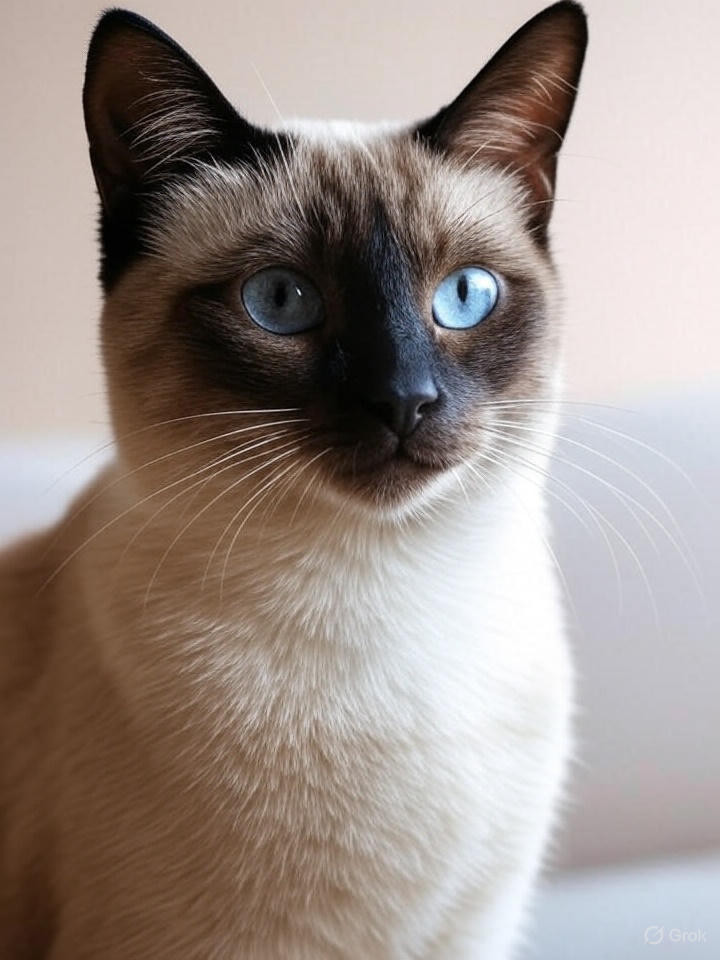
#> input picture Image Transformation/assets/image1.jpeg, 720 x 960 px, found by its file name
$ jupyter execute Filter.ipynb
#> lines starting #> are read from the running program, lines starting #| are printed output that depends on the picture; after the words box and inside, x2 and y2 are one past the last pixel; in counts of white or black regions, pixels touching at a corner belong together
# Noise Filtering in Images

Real-world images often suffer from different types of noise.
Blurring (smoothing) techniques can help to remove noise while trying to preserve important details like edges.

We will look at three common noise types:
1. Salt & Pepper Noise
2. Gaussian Noise
3. Speckle Noise

For each, we will generate noisy images and apply the most effective filter.

[cell 1]
import cv2
import numpy as np
import matplotlib.pyplot as plt

# Helper function to show two images side by side
def show_compare(title1, img1, title2, img2):
    plt.figure(figsize=(10,5))
    plt.subplot(1,2,1)
    plt.imshow(cv2.cvtColor(img1, cv2.COLOR_BGR2RGB))
    plt.title(title1)
    plt.axis("off")

    plt.subplot(1,2,2)
    plt.imshow(cv2.cvtColor(img2, cv2.COLOR_BGR2RGB))
    plt.title(title2)
    plt.axis("off")
    plt.show()

# Load base image
image = cv2.imread("assets/Image1.jpeg")
#> image is the input picture: shape (960, 720, 3); mean B, G, R 138.4, 144.1, 155.9

## 🔹 1. Salt & Pepper Noise + Median Filter

**Salt & Pepper Noise**:
- Appears as random **white and black pixels** scattered in the image.
- Common in transmission errors and low-quality image sensors.

**Best Filter**:
- **Median Blur**: replaces each pixel with the median of surrounding pixels.
- Works well because the median ignores extreme black/white pixel outliers.

[cell 2]
# Add Salt & Pepper noise
noisy_sp = image.copy()
row, col, _ = noisy_sp.shape
#> row = 960; col = 720
num_noise = 5000
for i in range(num_noise):
    y = np.random.randint(0, row)
    x = np.random.randint(0, col)
    noisy_sp[y, x] = [0,0,0] if np.random.randint(2) == 0 else [255,255,255]
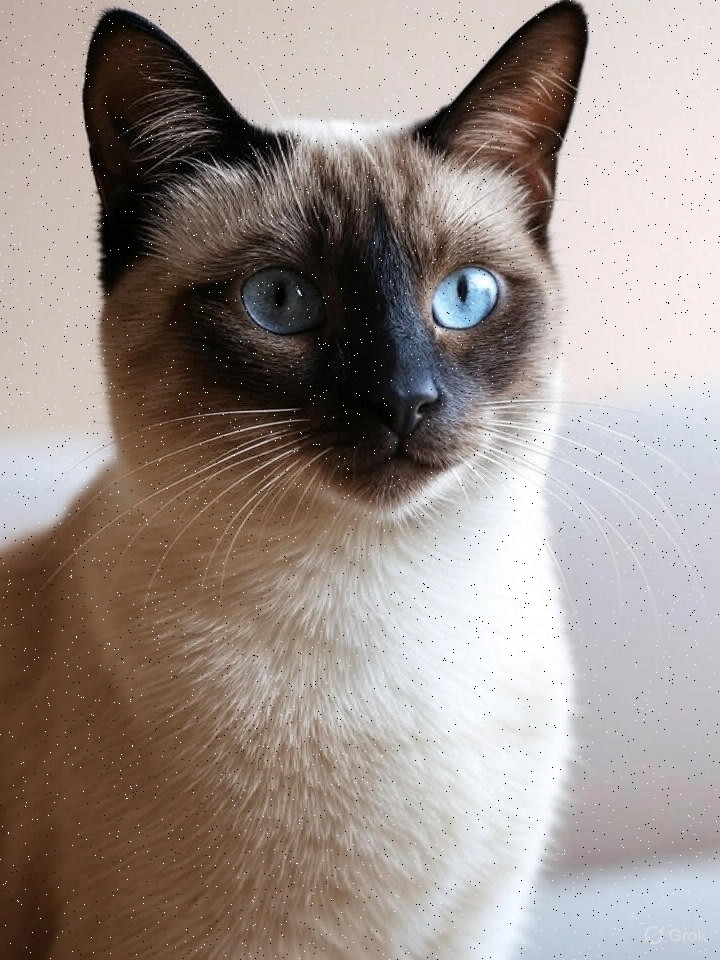
#> noisy_sp: shape (960, 720, 3); 0.72% of pixels changed, all inside (x1, y1, x2, y2) = (0, 0, 720, 960)

# Apply Median Blur
denoised_sp = cv2.medianBlur(noisy_sp, 5)

# Compare
show_compare("Salt & Pepper Noise", noisy_sp, "Median Filter", denoised_sp)
#> in show_compare, `plt.show()`:
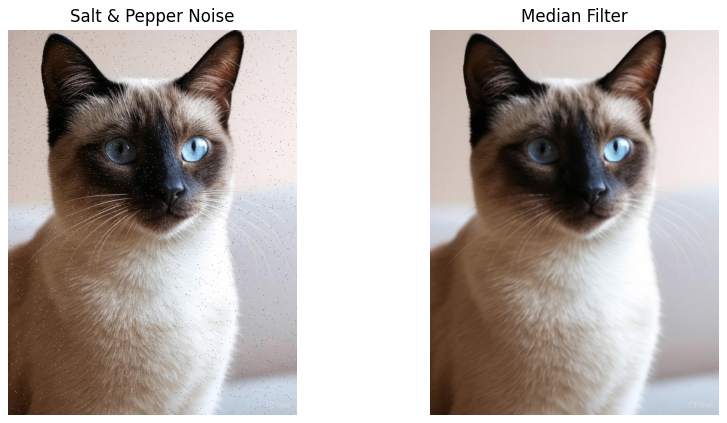
#> figure drawn by matplotlib, 2 panels

## 🔹 2. Gaussian Noise + Gaussian Filter

**Gaussian Noise**
- Appears as **grainy variations** across the image.
- Common in low light conditions and sensor heating.

**Best Filter → Gaussian Blur**
- Smooths out pixel intensity variations using a Gaussian kernel.
- Produces natural-looking denoising results.

[cell 3]
# Add Gaussian noise
gaussian_noise = np.random.normal(0, 25, image.shape).astype(np.int16)
noisy_gaussian = image.astype(np.int16) + gaussian_noise
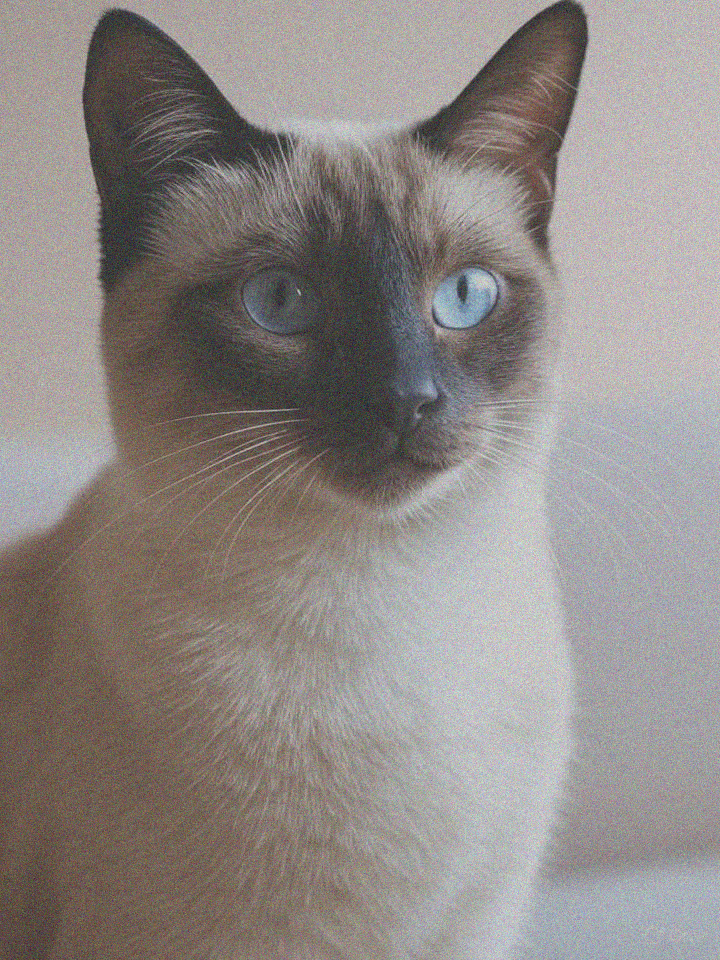
#> noisy_gaussian: shape (960, 720, 3) int16; mean B, G, R 138.5, 144.2, 156; drawn with min black and max white
noisy_gaussian = np.clip(noisy_gaussian, 0, 255).astype(np.uint8)

# Apply Gaussian Blur
denoised_gaussian = cv2.GaussianBlur(noisy_gaussian, (7,7), 0)

# Compare
show_compare("Gaussian Noise", noisy_gaussian, "Gaussian Filter", denoised_gaussian)

## 🔹 3. Speckle Noise + Bilateral Filter

**Speckle Noise**
- Appears as **random multiplicative spots** on the image.
- Common in radar, sonar, and ultrasound images.

**Best Filter → Bilateral Filter**
- Reduces noise while **preserving edges**.
- Unlike Gaussian/Median blur, it maintains sharp boundaries.

[cell 4]
# Add Speckle noise (multiplicative)
speckle = np.random.randn(*image.shape) * 0.2  # noise strength
noisy_speckle = image + image * speckle
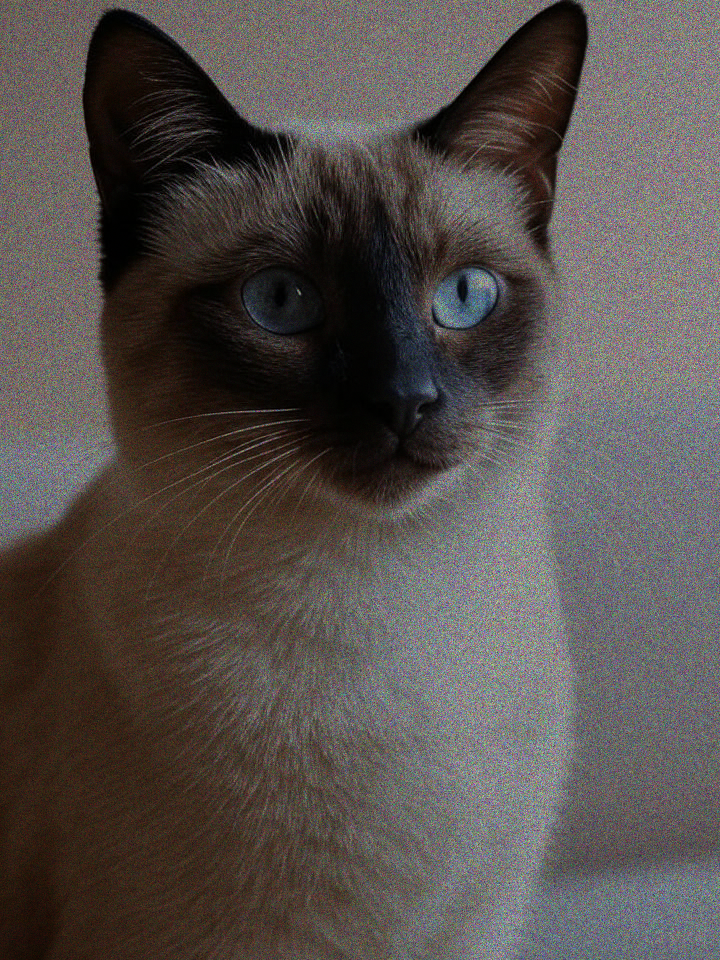
#> noisy_speckle: shape (960, 720, 3) float64; mean B, G, R 138.4, 144.1, 155.9; drawn with min black and max white
noisy_speckle = np.clip(noisy_speckle, 0, 255).astype(np.uint8)
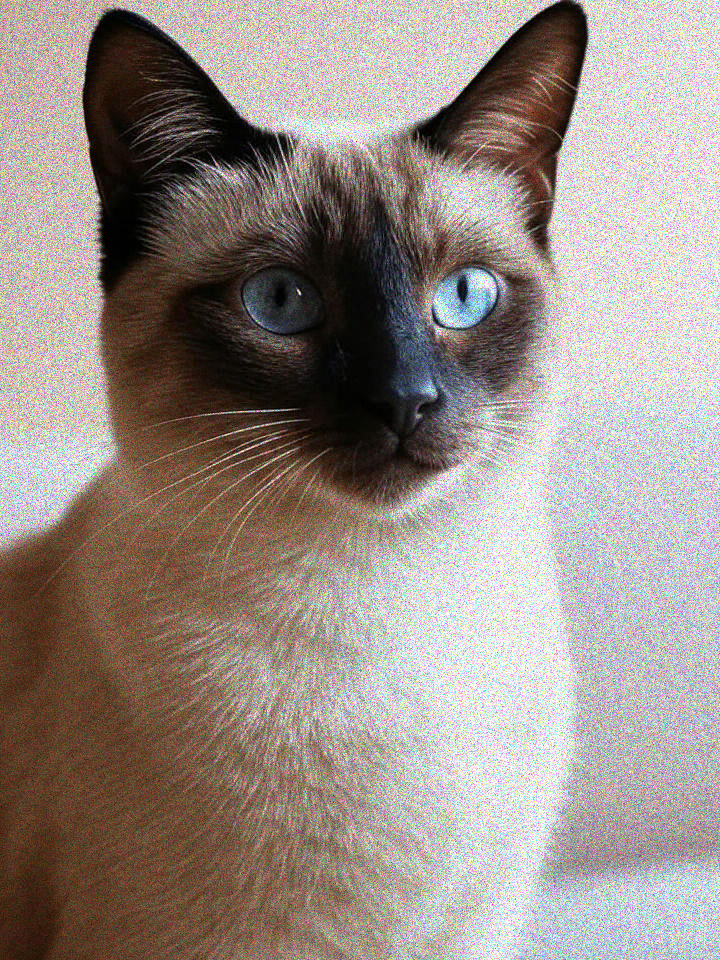
#> noisy_speckle: shape (960, 720, 3); mean B, G, R 135.2, 141.2, 152.5

# Apply Bilateral Filter
denoised_speckle = cv2.bilateralFilter(noisy_speckle, 9, 75, 75)

# Compare
show_compare("Speckle Noise", noisy_speckle, "Bilateral Filter", denoised_speckle)
#> call 3 of show_compare, with title1 = 'Speckle Noise', title2 = 'Bilateral Filter'
#> in show_compare (call 3), `plt.show()`:
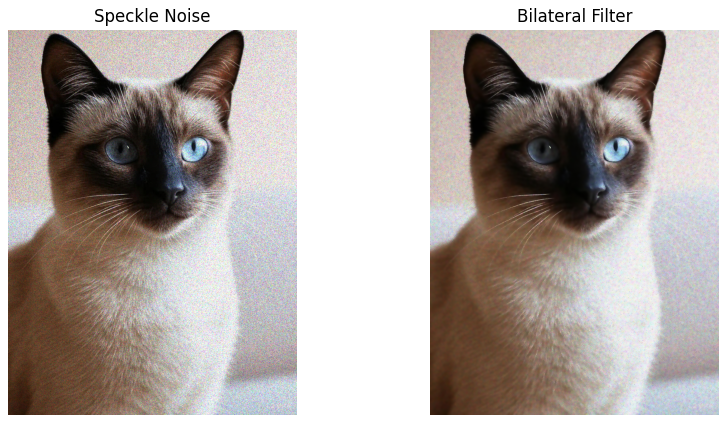
#> figure drawn by matplotlib, 2 panels

$ run again, with Image Transformation/assets/image2.jpg copied over Image Transformation/assets/image1.jpeg
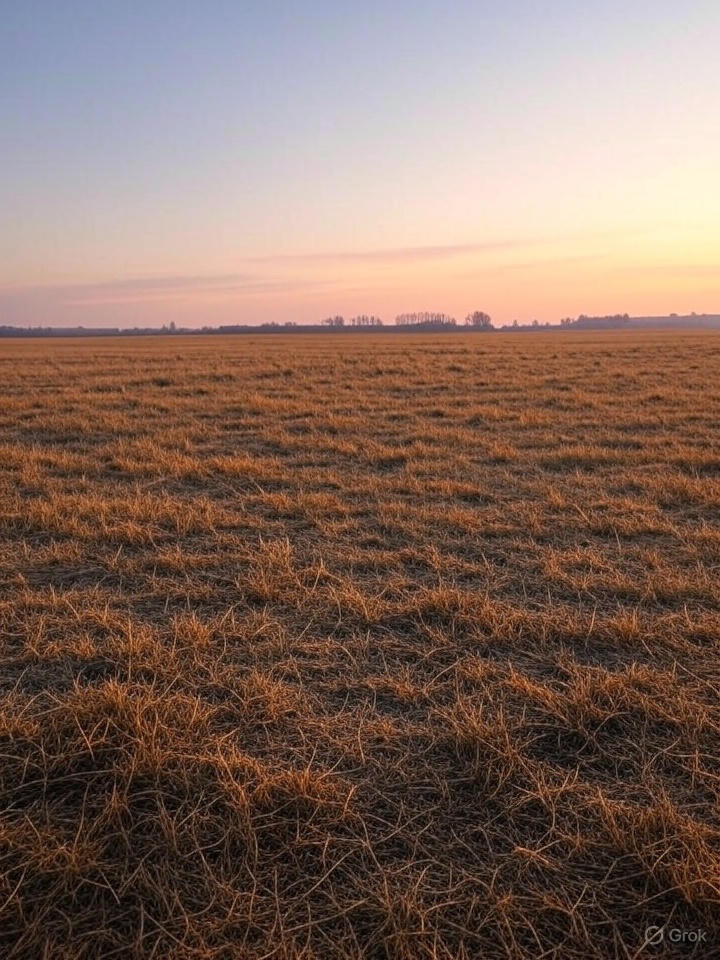
#> input picture Image Transformation/assets/image2.jpg, 720 x 960 px, found by its file name
#> image is the input picture: shape (960, 720, 3); mean B, G, R 95.6, 106.8, 131.3
#> after the loop `for i in range(num_noise):`:
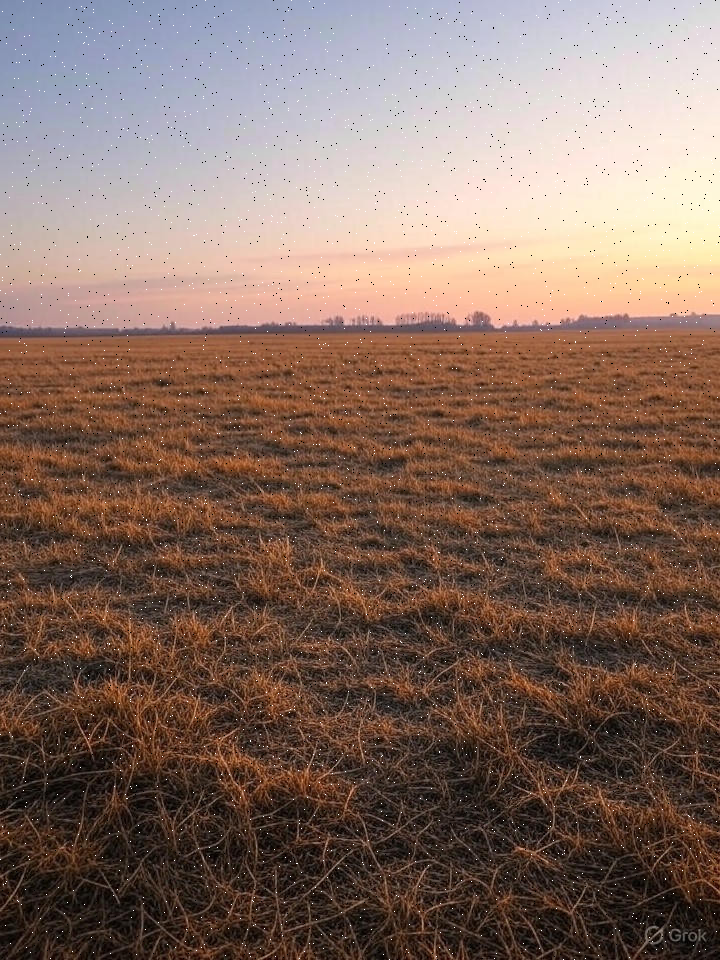
#> noisy_sp: shape (960, 720, 3); 0.72% of pixels changed, all inside (x1, y1, x2, y2) = (0, 0, 720, 960)
#> in show_compare (call 3), `plt.show()`:
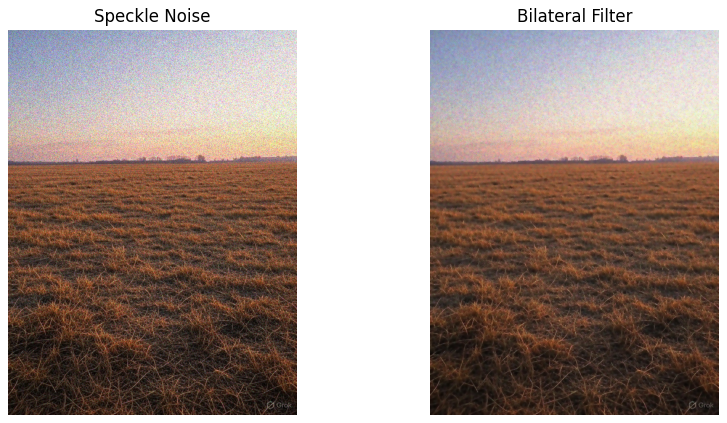
#> figure drawn by matplotlib, 2 panels
